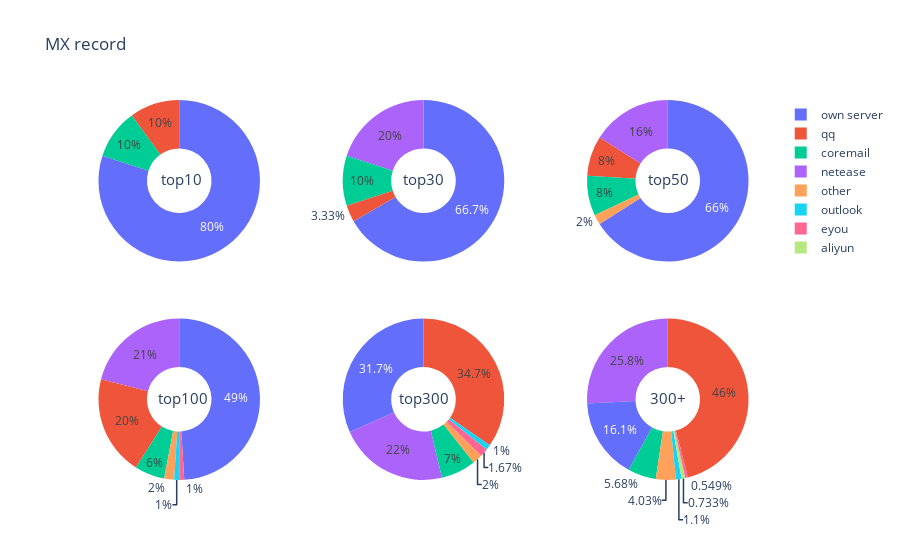

Notebook code cell kept with this figure:
### Code cell
df_sev1 = dict(df[0:10].groupby(['Server']).count()['University Name'])
df_sev2 = dict(df[0:30].groupby(['Server']).count()['University Name'])
df_sev3 = dict(df[0:50].groupby(['Server']).count()['University Name'])
df_sev4 = dict(df[0:100].groupby(['Server']).count()['University Name'])
df_sev5 = dict(df[0:300].groupby(['Server']).count()['University Name'])
df_sev6 = dict(df[301:len(df)].groupby(['Server']).count()['University Name'])

labels = ["qq", "netease", "coremail", "outlook", "eyou", "aliyun", "own server", "other"]

# Create subplots: use 'domain' type for Pie subplot
fig = make_subplots(rows=2, cols=3, specs=[[{'type':'domain'}, {'type':'domain'}, {'type':'domain'}],
                                          [{'type':'domain'}, {'type':'domain'}, {'type':'domain'}]])

fig.add_trace(go.Pie(labels=labels, values=[df_sev1.get("qq"), df_sev1.get("netease"), 
                                            df_sev1.get("coremail"), df_sev1.get("outlook")
                                           , df_sev1.get("eyou"), df_sev1.get("aliyun")
                                           , df_sev1.get("own server"), df_sev1.get("other")], name="top10"), 1, 1)
fig.add_trace(go.Pie(labels=labels, values=[df_sev2.get("qq"), df_sev2.get("netease"), 
                                            df_sev2.get("coremail"), df_sev2.get("outlook")
                                           , df_sev2.get("eyou"), df_sev2.get("aliyun")
                                           , df_sev2.get("own server"), df_sev2.get("other")], name="top30"), 1, 2)
fig.add_trace(go.Pie(labels=labels, values=[df_sev3.get("qq"), df_sev3.get("netease"), 
                                            df_sev3.get("coremail"), df_sev3.get("outlook")
                                           , df_sev3.get("eyou"), df_sev3.get("aliyun")
                                           , df_sev3.get("own server"), df_sev3.get("other")], name="top50"), 1, 3)
fig.add_trace(go.Pie(labels=labels, values=[df_sev4.get("qq"), df_sev4.get("netease"), 
                                            df_sev4.get("coremail"), df_sev4.get("outlook")
                                           , df_sev4.get("eyou"), df_sev4.get("aliyun")
                                           , df_sev4.get("own server"), df_sev4.get("other")], name="top100"), 2, 1)
fig.add_trace(go.Pie(labels=labels, values=[df_sev5.get("qq"), df_sev5.get("netease"), 
                                            df_sev5.get("coremail"), df_sev5.get("outlook")
                                           , df_sev5.get("eyou"), df_sev5.get("aliyun")
                                           , df_sev5.get("own server"), df_sev5.get("other")], name="top300"), 2, 2)
fig.add_trace(go.Pie(labels=labels, values=[df_sev6.get("qq"), df_sev6.get("netease"), 
                                            df_sev6.get("coremail"), df_sev6.get("outlook")
                                           , df_sev6.get("eyou"), df_sev6.get("aliyun")
                                           , df_sev6.get("own server"), df_sev6.get("other")], name="300+"), 2, 3)
fig.update_traces(hole=.4, hoverinfo="label+percent+name")
fig.update_layout(
    title_text="MX record",
    # Add annotations in the center of the donut pies.
    annotations=[dict(text='top10', x=0.115, y=0.825, font_size=15, showarrow=False),
                 dict(text='top30', x=0.5, y=0.825, font_size=15, showarrow=False),
                 dict(text='top50', x=0.89, y=0.825, font_size=15, showarrow=False),
                 dict(text='top100', x=0.11, y=0.185, font_size=15, showarrow=False),
                 dict(text='top300', x=0.5, y=0.185, font_size=15, showarrow=False),
                 dict(text='300+', x=0.885, y=0.185, font_size=15, showarrow=False),])
fig.show()

### Figure 1 — Plotly figure (JSON) as saved in the notebook; plotly's stock layout.template omitted (floating-point values rounded to 4 significant figures)
{"data": [{"domain": {"x": [0, 0.2889], "y": [0.575, 1]}, "hole": 0.4, "hoverinfo": "label+percent+name", "labels": ["qq", "netease", "coremail", "outlook", "eyou", "aliyun", "own server", "other"], "name": "top10", "type": "pie", "values": [1, null, 1, null, null, null, 8, null]}, {"domain": {"x": [0.3556, 0.6444], "y": [0.575, 1]}, "hole": 0.4, "hoverinfo": "label+percent+name", "labels": ["qq", "netease", "coremail", "outlook", "eyou", "aliyun", "own server", "other"], "name": "top30", "type": "pie", "values": [1, 6, 3, null, null, null, 20, null]}, {"domain": {"x": [0.7111, 1], "y": [0.575, 1]}, "hole": 0.4, "hoverinfo": "label+percent+name", "labels": ["qq", "netease", "coremail", "outlook", "eyou", "aliyun", "own server", "other"], "name": "top50", "type": "pie", "values": [4, 8, 4, null, null, null, 33, 1]}, {"domain": {"x": [0, 0.2889], "y": [0, 0.425]}, "hole": 0.4, "hoverinfo": "label+percent+name", "labels": ["qq", "netease", "coremail", "outlook", "eyou", "aliyun", "own server", "other"], "name": "top100", "type": "pie", "values": [20, 21, 6, 1, 1, null, 49, 2]}, {"domain": {"x": [0.3556, 0.6444], "y": [0, 0.425]}, "hole": 0.4, "hoverinfo": "label+percent+name", "labels": ["qq", "netease", "coremail", "outlook", "eyou", "aliyun", "own server", "other"], "name": "top300", "type": "pie", "values": [104, 66, 21, 3, 5, null, 95, 6]}, {"domain": {"x": [0.7111, 1], "y": [0, 0.425]}, "hole": 0.4, "hoverinfo": "label+percent+name", "labels": ["qq", "netease", "coremail", "outlook", "eyou", "aliyun", "own server", "other"], "name": "300+", "type": "pie", "values": [251, 141, 31, 6, 3, 4, 88, 22]}], "layout": {"annotations": [{"font": {"size": 15}, "showarrow": false, "text": "top10", "x": 0.115, "y": 0.825}, {"font": {"size": 15}, "showarrow": false, "text": "top30", "x": 0.5, "y": 0.825}, {"font": {"size": 15}, "showarrow": false, "text": "top50", "x": 0.89, "y": 0.825}, {"font": {"size": 15}, "showarrow": false, "text": "top100", "x": 0.11, "y": 0.185}, {"font": {"size": 15}, "showarrow": false, "text": "top300", "x": 0.5, "y": 0.185}, {"font": {"size": 15}, "showarrow": false, "text": "300+", "x": 0.885, "y": 0.185}], "title": {"text": "MX record"}}}
